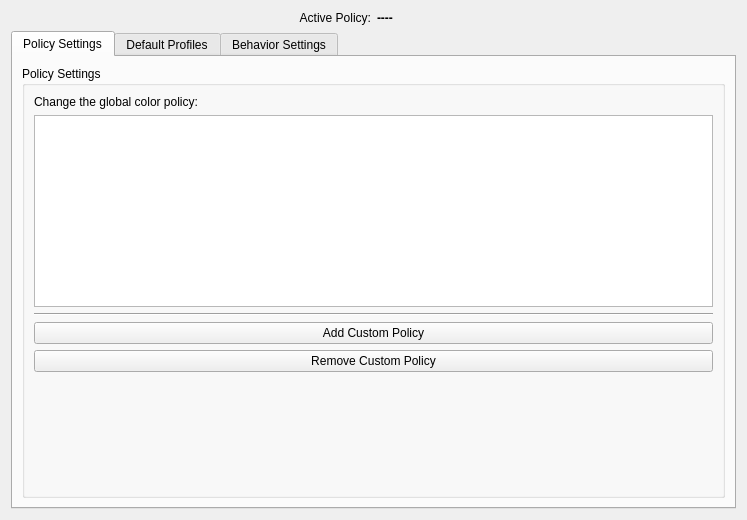
<?xml version="1.0" encoding="UTF-8"?>
<ui version="4.0">
 <class>kmsettings</class>
 <widget class="QWidget" name="kmsettings">
  <property name="geometry">
   <rect>
    <x>0</x>
    <y>0</y>
    <width>747</width>
    <height>520</height>
   </rect>
  </property>
  <layout class="QGridLayout" name="gridLayout_5">
   <item row="0" column="0" colspan="2">
    <layout class="QHBoxLayout" name="horizontalLayout">
     <item>
      <widget class="QLabel" name="currentPolicyTitleLabel">
       <property name="text">
        <string>Active Policy:</string>
       </property>
       <property name="alignment">
        <set>Qt::AlignRight|Qt::AlignTrailing|Qt::AlignVCenter</set>
       </property>
      </widget>
     </item>
     <item>
      <widget class="QLabel" name="currentPolicyLabel">
       <property name="font">
        <font>
         <weight>75</weight>
         <bold>true</bold>
        </font>
       </property>
       <property name="text">
        <string>----</string>
       </property>
      </widget>
     </item>
    </layout>
   </item>
   <item row="1" column="0" colspan="2">
    <widget class="QTabWidget" name="kmsettingsTab">
     <widget class="QWidget" name="policySettingsTab">
      <attribute name="title">
       <string>Policy Settings</string>
      </attribute>
      <layout class="QGridLayout" name="gridLayout_6">
       <item row="2" column="0">
        <widget class="QGroupBox" name="policySettingsBox">
         <property name="title">
          <string>Policy Settings</string>
         </property>
         <layout class="QGridLayout" name="gridLayout_8">
          <item row="0" column="1">
           <widget class="QLabel" name="policyLabel">
            <property name="text">
             <string>Change the global color policy:</string>
            </property>
           </widget>
          </item>
          <item row="1" column="1">
           <widget class="QListWidget" name="policySettingsList">
            <property name="whatsThis">
             <string>&lt;p&gt;Select from a group of pre-set or user-defined policy settings that maintain all of the settings in Kolor Manager.&lt;/p&gt;
&lt;p&gt;The four &quot;standard&quot; settings are as follows:&lt;/p&gt;
&lt;ul&gt;
&lt;li&gt;&lt;b&gt;Graphic Design:&lt;/b&gt; Useful for digital illustration and web imaging work.&lt;/li&gt;
&lt;li&gt;&lt;b&gt;Home / Office:&lt;/b&gt; Settings that are used for everyday occurrences.&lt;/li&gt;
&lt;li&gt;&lt;b&gt;Photography:&lt;/b&gt; Optimized for photo-related work.&lt;/li&gt;
&lt;li&gt;&lt;b&gt;Printer:&lt;/b&gt; Settings used mainly for printer/proofing images.&lt;/li&gt;
&lt;/ul&gt;</string>
            </property>
            <property name="iconSize">
             <size>
              <width>16</width>
              <height>16</height>
             </size>
            </property>
           </widget>
          </item>
          <item row="4" column="1">
           <widget class="QPushButton" name="addNewPolicyButton">
            <property name="text">
             <string>Add Custom Policy</string>
            </property>
           </widget>
          </item>
          <item row="5" column="1">
           <widget class="QPushButton" name="removePolicyButton">
            <property name="text">
             <string>Remove Custom Policy</string>
            </property>
           </widget>
          </item>
          <item row="6" column="1">
           <spacer name="verticalSpacer_2">
            <property name="orientation">
             <enum>Qt::Vertical</enum>
            </property>
            <property name="sizeHint" stdset="0">
             <size>
              <width>20</width>
              <height>40</height>
             </size>
            </property>
           </spacer>
          </item>
          <item row="3" column="1">
           <widget class="Line" name="line_2">
            <property name="orientation">
             <enum>Qt::Horizontal</enum>
            </property>
           </widget>
          </item>
         </layout>
        </widget>
       </item>
      </layout>
     </widget>
     <widget class="QWidget" name="defaultProfilesTab">
      <attribute name="title">
       <string>Default Profiles</string>
      </attribute>
      <layout class="QGridLayout" name="gridLayout_12">
       <item row="3" column="0">
        <widget class="QGroupBox" name="assumedSourceGBox">
         <property name="toolTip">
          <string>&lt;p&gt;Select the default &lt;em&gt;assumed&lt;/em&gt; profiles for each of the corresponding color spaces.&lt;/p&gt;</string>
         </property>
         <layout class="QGridLayout" name="gridLayout_17">
          <item row="0" column="0">
           <widget class="QLabel" name="label_ASSUMED_RGB">
            <property name="text">
             <string>Assumed RGB Source</string>
            </property>
           </widget>
          </item>
          <item row="0" column="1">
           <widget class="QComboBox" name="combo_ASSUMED_RGB">
            <property name="enabled">
             <bool>true</bool>
            </property>
           </widget>
          </item>
          <item row="1" column="0">
           <widget class="QLabel" name="label_ASSUMED_CMYK">
            <property name="text">
             <string>Assumed CMYK Source</string>
            </property>
           </widget>
          </item>
          <item row="1" column="1">
           <widget class="QComboBox" name="combo_ASSUMED_CMYK">
            <property name="enabled">
             <bool>true</bool>
            </property>
           </widget>
          </item>
          <item row="2" column="0">
           <widget class="QLabel" name="label_ASSUMED_XYZ">
            <property name="text">
             <string>Assumed XYZ Source</string>
            </property>
           </widget>
          </item>
          <item row="2" column="1">
           <widget class="QComboBox" name="combo_ASSUMED_XYZ">
            <property name="enabled">
             <bool>true</bool>
            </property>
           </widget>
          </item>
          <item row="3" column="0">
           <widget class="QLabel" name="label_ASSUMED_LAB">
            <property name="text">
             <string>Assumed Lab Source</string>
            </property>
           </widget>
          </item>
          <item row="3" column="1">
           <widget class="QComboBox" name="combo_ASSUMED_LAB">
            <property name="enabled">
             <bool>true</bool>
            </property>
           </widget>
          </item>
          <item row="4" column="0">
           <widget class="QLabel" name="label_ASSUMED_GRAY">
            <property name="text">
             <string>Assumed Gray Source</string>
            </property>
           </widget>
          </item>
          <item row="4" column="1">
           <widget class="QComboBox" name="combo_ASSUMED_GRAY"/>
          </item>
          <item row="5" column="0" colspan="2">
           <widget class="Line" name="line">
            <property name="orientation">
             <enum>Qt::Horizontal</enum>
            </property>
           </widget>
          </item>
          <item row="6" column="0">
           <widget class="QLabel" name="label_ASSUMED_WEB">
            <property name="text">
             <string>Web Source</string>
            </property>
           </widget>
          </item>
          <item row="6" column="1">
           <widget class="QComboBox" name="combo_ASSUMED_WEB">
            <property name="enabled">
             <bool>false</bool>
            </property>
            <item>
             <property name="text">
              <string>sRGB.icc (default)</string>
             </property>
            </item>
           </widget>
          </item>
         </layout>
        </widget>
       </item>
       <item row="0" column="0">
        <widget class="QGroupBox" name="defaultProfilesBox">
         <property name="toolTip">
          <string>&lt;p&gt;Select the default &lt;em&gt;editing&lt;/em&gt; profiles for each of the corresponding color spaces.&lt;/p&gt;</string>
         </property>
         <layout class="QGridLayout" name="gridLayout_11">
          <item row="2" column="0">
           <widget class="QLabel" name="label_EDITING_RGB">
            <property name="text">
             <string>Editing RGB</string>
            </property>
           </widget>
          </item>
          <item row="2" column="1">
           <widget class="QComboBox" name="combo_EDITING_RGB">
            <property name="enabled">
             <bool>true</bool>
            </property>
           </widget>
          </item>
          <item row="3" column="0">
           <widget class="QLabel" name="label_EDITING_CMYK">
            <property name="text">
             <string>Editing CMYK</string>
            </property>
           </widget>
          </item>
          <item row="3" column="1">
           <widget class="QComboBox" name="combo_EDITING_CMYK">
            <property name="enabled">
             <bool>true</bool>
            </property>
           </widget>
          </item>
          <item row="4" column="0">
           <widget class="QLabel" name="label_EDITING_XYZ">
            <property name="text">
             <string>Editing XYZ</string>
            </property>
           </widget>
          </item>
          <item row="4" column="1">
           <widget class="QComboBox" name="combo_EDITING_XYZ">
            <property name="enabled">
             <bool>true</bool>
            </property>
           </widget>
          </item>
          <item row="5" column="0">
           <widget class="QLabel" name="label_EDITING_LAB">
            <property name="text">
             <string>Editing Lab</string>
            </property>
           </widget>
          </item>
          <item row="5" column="1">
           <widget class="QComboBox" name="combo_EDITING_LAB">
            <property name="enabled">
             <bool>true</bool>
            </property>
           </widget>
          </item>
          <item row="6" column="0">
           <widget class="QLabel" name="label_EDITING_GRAY">
            <property name="text">
             <string>Editing Gray</string>
            </property>
           </widget>
          </item>
          <item row="6" column="1">
           <widget class="QComboBox" name="combo_EDITING_GRAY"/>
          </item>
         </layout>
        </widget>
       </item>
       <item row="4" column="0">
        <spacer name="verticalSpacer_3">
         <property name="orientation">
          <enum>Qt::Vertical</enum>
         </property>
         <property name="sizeHint" stdset="0">
          <size>
           <width>20</width>
           <height>40</height>
          </size>
         </property>
        </spacer>
       </item>
      </layout>
     </widget>
     <widget class="QWidget" name="behaviourTab">
      <attribute name="title">
       <string>Behavior Settings</string>
      </attribute>
      <layout class="QGridLayout" name="gridLayout_10">
       <item row="0" column="0">
        <layout class="QGridLayout" name="gridLayout_9">
         <item row="2" column="0">
          <widget class="QGroupBox" name="box_GROUP_BEHAVIOUR_MISSMATCH">
           <property name="toolTip">
            <string>&lt;p&gt;&lt;b&gt;Mismatch Handling&lt;/b&gt; settings lets you manage different handling situations for differing profiles.&lt;/p&gt;
</string>
           </property>
           <property name="title">
            <string>Mismatch Handling</string>
           </property>
           <layout class="QGridLayout" name="gridLayout_14">
            <item row="0" column="0">
             <layout class="QGridLayout" name="gridLayout">
              <item row="0" column="0">
               <widget class="QLabel" name="label_ACTION_UNTAGGED_ASSIGN">
                <property name="text">
                 <string>For Non-existent Profile</string>
                </property>
               </widget>
              </item>
              <item row="0" column="2">
               <widget class="QLabel" name="label_ACTION_OPEN_MISMATCH_RGB">
                <property name="text">
                 <string>For RGB Mismatch</string>
                </property>
               </widget>
              </item>
              <item row="0" column="3">
               <widget class="QLabel" name="label_ACTION_OPEN_MISMATCH_CMYK">
                <property name="text">
                 <string>For CMYK Mismatch</string>
                </property>
               </widget>
              </item>
              <item row="1" column="0">
               <widget class="QComboBox" name="combo_ACTION_UNTAGGED_ASSIGN">
                <property name="whatsThis">
                 <string>&lt;ul&gt;
&lt;li&gt;&lt;b&gt;Do Not Assign Profile:&lt;/b&gt; Do nothing to the mismatched profile (leave as is).&lt;/li&gt;
&lt;li&gt;&lt;b&gt;Assign Assumed Profile:&lt;/b&gt; Assign a profile.&lt;/li&gt;
&lt;li&gt;&lt;b&gt;Prompt User:&lt;/b&gt; Let the user decide on whether to assign a profile or not.&lt;/li&gt;
&lt;/ul&gt;</string>
                </property>
                <item>
                 <property name="text">
                  <string>Do Not Assign Profile</string>
                 </property>
                </item>
                <item>
                 <property name="text">
                  <string>Assign Assumed Profile</string>
                 </property>
                </item>
                <item>
                 <property name="text">
                  <string>Prompt User</string>
                 </property>
                </item>
               </widget>
              </item>
              <item row="1" column="2">
               <widget class="QComboBox" name="combo_ACTION_OPEN_MISMATCH_RGB">
                <property name="whatsThis">
                 <string>&lt;ul&gt;
&lt;li&gt;&lt;b&gt;Preserve Numbers:&lt;/b&gt; Allow the source RGB profile to be kept and unchanged from the destination.&lt;/li&gt;
&lt;li&gt;&lt;b&gt;Automatically Convert:&lt;/b&gt; Convert the source RGB profile to its destination.&lt;/li&gt;
&lt;li&gt;&lt;b&gt;Prompt User:&lt;/b&gt; Allow the user to choose which method to use.&lt;/li&gt;
&lt;/ul&gt;</string>
                </property>
                <item>
                 <property name="text">
                  <string>Preserve Numbers</string>
                 </property>
                </item>
                <item>
                 <property name="text">
                  <string>Automatically Convert</string>
                 </property>
                </item>
                <item>
                 <property name="text">
                  <string>Prompt User</string>
                 </property>
                </item>
               </widget>
              </item>
              <item row="1" column="3">
               <widget class="QComboBox" name="combo_ACTION_OPEN_MISMATCH_CMYK">
                <property name="whatsThis">
                 <string>&lt;ul&gt;
&lt;li&gt;&lt;b&gt;Preserve Numbers:&lt;/b&gt; Allow the source CMYK profile to be kept and unchanged from the destination.&lt;/li&gt;
&lt;li&gt;&lt;b&gt;Automatically Convert:&lt;/b&gt; Convert the source CMYK profile to its destination.&lt;/li&gt;
&lt;li&gt;&lt;b&gt;Prompt User:&lt;/b&gt; Allow the user to choose which method to use.&lt;/li&gt;
&lt;/ul&gt;</string>
                </property>
                <item>
                 <property name="text">
                  <string>Preserve Numbers</string>
                 </property>
                </item>
                <item>
                 <property name="text">
                  <string>Automatically Convert</string>
                 </property>
                </item>
                <item>
                 <property name="text">
                  <string>Prompt User</string>
                 </property>
                </item>
               </widget>
              </item>
              <item row="0" column="1">
               <spacer name="horizontalSpacer_2">
                <property name="orientation">
                 <enum>Qt::Horizontal</enum>
                </property>
                <property name="sizeHint" stdset="0">
                 <size>
                  <width>40</width>
                  <height>20</height>
                 </size>
                </property>
               </spacer>
              </item>
             </layout>
            </item>
           </layout>
          </widget>
         </item>
         <item row="4" column="0">
          <widget class="QGroupBox" name="box_GROUP_BEHAVIOUR_MIXED_MODE_DOCUMENTS">
           <property name="toolTip">
            <string>&lt;p&gt;&lt;b&gt;Mixed Color Space Settings&lt;/b&gt; lets you handle color space mismatch options for your monitor and printer.&lt;/p&gt;</string>
           </property>
           <property name="title">
            <string>Mixed Color Space Settings</string>
           </property>
           <layout class="QGridLayout" name="gridLayout_16">
            <item row="0" column="0">
             <layout class="QGridLayout" name="gridLayout_4">
              <item row="0" column="0">
               <widget class="QLabel" name="label_MIXED_MOD_DOCUMENTS_SCREEN">
                <property name="text">
                 <string>For Screen</string>
                </property>
                <property name="alignment">
                 <set>Qt::AlignRight|Qt::AlignTrailing|Qt::AlignVCenter</set>
                </property>
               </widget>
              </item>
              <item row="0" column="1">
               <widget class="QComboBox" name="combo_MIXED_MOD_DOCUMENTS_SCREEN">
                <property name="whatsThis">
                 <string>&lt;ul&gt;
&lt;li&gt;&lt;b&gt;Preserve Numbers:&lt;/b&gt; Leave the non-RGB color space as is (no conversion).&lt;/li&gt;
&lt;li&gt;&lt;b&gt;Convert to Editing RGB Space:&lt;/b&gt; Convert the non-RGB color space into the assigned editing color space.&lt;/li&gt;
&lt;li&gt;&lt;b&gt;Convert to Web:&lt;/b&gt; Convert the non-RGB color space into the web-appropriate sRGB color space.&lt;/li&gt;
&lt;li&gt;&lt;b&gt;Prompt User:&lt;/b&gt; Allow the user to select the appropriate color space conversion method.&lt;/li&gt;
&lt;/ul&gt;</string>
                </property>
                <item>
                 <property name="text">
                  <string>Preserve Numbers</string>
                 </property>
                </item>
                <item>
                 <property name="text">
                  <string>Convert to Editing RGB Space</string>
                 </property>
                </item>
                <item>
                 <property name="text">
                  <string>Convert to Web</string>
                 </property>
                </item>
                <item>
                 <property name="text">
                  <string>Prompt User</string>
                 </property>
                </item>
               </widget>
              </item>
              <item row="1" column="0">
               <widget class="QLabel" name="label_MIXED_MOD_DOCUMENTS_PRINT">
                <property name="text">
                 <string>Printer</string>
                </property>
                <property name="alignment">
                 <set>Qt::AlignRight|Qt::AlignTrailing|Qt::AlignVCenter</set>
                </property>
               </widget>
              </item>
              <item row="1" column="1">
               <widget class="QComboBox" name="combo_MIXED_MOD_DOCUMENTS_PRINT">
                <property name="whatsThis">
                 <string>&lt;ul&gt;
&lt;li&gt;&lt;b&gt;Preserve Numbers:&lt;/b&gt; Leave the non-CMYK color space as is (no conversion).&lt;/li&gt;
&lt;li&gt;&lt;b&gt;Convert to Editing CMYK:&lt;/b&gt; Convert the non-CMYK color space into an assigned editing CMYK color space.&lt;/li&gt;
&lt;li&gt;&lt;b&gt;Convert to Untagged CMYK:&lt;/b&gt; Convert the color space into a non-CMYK color space.&lt;/li&gt;
&lt;li&gt;&lt;b&gt;Prompt User:&lt;/b&gt; Allow the user to select the appropriate color space conversion method.&lt;/li&gt;
&lt;/ul&gt;</string>
                </property>
                <item>
                 <property name="text">
                  <string>Preserve Numbers</string>
                 </property>
                </item>
                <item>
                 <property name="text">
                  <string>Convert to Editing CMYK</string>
                 </property>
                </item>
                <item>
                 <property name="text">
                  <string>Convert to Untagged CMYK</string>
                 </property>
                </item>
                <item>
                 <property name="text">
                  <string>Prompt User</string>
                 </property>
                </item>
               </widget>
              </item>
             </layout>
            </item>
           </layout>
          </widget>
         </item>
         <item row="3" column="0">
          <widget class="QGroupBox" name="box_GROUP_BEHAVIOUR_PROOF">
           <property name="toolTip">
            <string>&lt;p&gt;&lt;b&gt;Proofing&lt;/b&gt; will allow you to modify color proofing options, including color space, rendering intent, and hard/soft proofing.&lt;/b&gt;</string>
           </property>
           <property name="title">
            <string>Proofing</string>
           </property>
           <layout class="QGridLayout" name="gridLayout_15">
            <item row="0" column="0">
             <layout class="QGridLayout" name="gridLayout_3">
              <item row="0" column="0">
               <widget class="QLabel" name="label_PROFILE_PROOF">
                <property name="text">
                 <string>Color Space</string>
                </property>
               </widget>
              </item>
              <item row="0" column="2">
               <widget class="QComboBox" name="combo_PROFILE_PROOF">
                <property name="whatsThis">
                 <string>Select from a list of profiles applicable for proofing.</string>
                </property>
               </widget>
              </item>
              <item row="1" column="0">
               <widget class="QLabel" name="label_RENDERING_INTENT_PROOF">
                <property name="text">
                 <string>Rendering Intent</string>
                </property>
               </widget>
              </item>
              <item row="1" column="2">
               <widget class="QComboBox" name="combo_RENDERING_INTENT_PROOF">
                <property name="whatsThis">
                 <string>&lt;ul&gt;
&lt;li&gt;&lt;b&gt;Relative Colorimetric:&lt;/b&gt; Scales the white point of the source gamut into the white point of the target.&lt;/li&gt;
&lt;li&gt;&lt;b&gt;Absolute Colorimetric:&lt;/b&gt; Preserves in-gamut colors, and clips out-of-gamut colors to the nearest hue.&lt;/li&gt;
&lt;/ul&gt;</string>
                </property>
                <item>
                 <property name="text">
                  <string>Relative Colorimetric</string>
                 </property>
                </item>
                <item>
                 <property name="text">
                  <string>Absolute Colorimetric</string>
                 </property>
                </item>
               </widget>
              </item>
              <item row="2" column="2">
               <layout class="QHBoxLayout" name="horizontalLayout_2">
                <item>
                 <widget class="QCheckBox" name="check_PROOF_SOFT">
                  <property name="whatsThis">
                   <string>&lt;p&gt;Select &lt;b&gt;Soft Proof&lt;/b&gt; as a means to preview the printer's color output on your monitor. (Mostly to match transmissive media.)&lt;/p&gt;</string>
                  </property>
                  <property name="text">
                   <string>Soft Proof</string>
                  </property>
                 </widget>
                </item>
                <item>
                 <widget class="QCheckBox" name="check_PROOF_HARD">
                  <property name="whatsThis">
                   <string>&lt;p&gt;Check &lt;b&gt;Hard Proof&lt;/b&gt; (or match print) to fully simulate colors that the printer will be using through a reflective surface.&lt;/p&gt;</string>
                  </property>
                  <property name="text">
                   <string>Hard Proof</string>
                  </property>
                 </widget>
                </item>
               </layout>
              </item>
             </layout>
            </item>
           </layout>
          </widget>
         </item>
         <item row="0" column="0">
          <widget class="QGroupBox" name="box_GROUP_BEHAVIOUR_RENDERING">
           <property name="toolTip">
            <string>&lt;p&gt;&lt;b&gt;Rendering Settings&lt;/b&gt; allows you to change the global rendering intent.&lt;/p&gt;</string>
           </property>
           <property name="title">
            <string>Rendering Intent</string>
           </property>
           <layout class="QVBoxLayout" name="verticalLayout_3">
            <item>
             <layout class="QGridLayout" name="gridLayout_19">
              <item row="0" column="0">
               <widget class="QComboBox" name="combo_RENDERING_INTENT">
                <property name="whatsThis">
                 <string>&lt;ul&gt;
&lt;li&gt;&lt;b&gt;Perceptual:&lt;/b&gt; Preserves relationship between out-of-gamut colors.&lt;/li&gt;
&lt;li&gt;&lt;b&gt;Relative Colorimetric:&lt;/b&gt; The white point of the colorspace source is changed to the destination.&lt;/li&gt;
&lt;li&gt;&lt;b&gt;Saturation:&lt;/b&gt; Preserves accurate saturation, while modifying color hues.&lt;/li&gt;
&lt;li&gt;&lt;b&gt;Absolute Colorimetric:&lt;/b&gt; The white point of the destination colorspace will become the white point of the source.&lt;/li&gt;
&lt;/ul&gt;
</string>
                </property>
                <item>
                 <property name="text">
                  <string>Perceptual</string>
                 </property>
                </item>
                <item>
                 <property name="text">
                  <string>Relative Colorimetric</string>
                 </property>
                </item>
                <item>
                 <property name="text">
                  <string>Saturation</string>
                 </property>
                </item>
                <item>
                 <property name="text">
                  <string>Absolute Colorimetric</string>
                 </property>
                </item>
               </widget>
              </item>
              <item row="0" column="1">
               <widget class="QCheckBox" name="check_RENDERING_BPC">
                <property name="text">
                 <string>BlackPointCompensation</string>
                </property>
               </widget>
              </item>
              <item row="0" column="3">
               <widget class="QCheckBox" name="check_RENDERING_GAMUT_WARNING">
                <property name="text">
                 <string>Gamut Warning</string>
                </property>
               </widget>
              </item>
              <item row="0" column="2">
               <spacer name="horizontalSpacer">
                <property name="orientation">
                 <enum>Qt::Horizontal</enum>
                </property>
                <property name="sizeHint" stdset="0">
                 <size>
                  <width>40</width>
                  <height>20</height>
                 </size>
                </property>
               </spacer>
              </item>
             </layout>
            </item>
           </layout>
          </widget>
         </item>
        </layout>
       </item>
       <item row="1" column="0">
        <spacer name="verticalSpacer_4">
         <property name="orientation">
          <enum>Qt::Vertical</enum>
         </property>
         <property name="sizeHint" stdset="0">
          <size>
           <width>20</width>
           <height>40</height>
          </size>
         </property>
        </spacer>
       </item>
      </layout>
     </widget>
    </widget>
   </item>
   <item row="2" column="1">
    <spacer name="verticalSpacer">
     <property name="orientation">
      <enum>Qt::Vertical</enum>
     </property>
     <property name="sizeType">
      <enum>QSizePolicy::Fixed</enum>
     </property>
     <property name="sizeHint" stdset="0">
      <size>
       <width>20</width>
       <height>0</height>
      </size>
     </property>
    </spacer>
   </item>
  </layout>
 </widget>
 <resources/>
 <connections/>
</ui>
